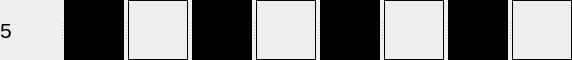
     <widget class="QSplitter" name="splitter_4">
      <property name="orientation">
       <enum>Qt::Horizontal</enum>
      </property>
      <widget class="QLabel" name="label_73">
       <property name="minimumSize">
        <size>
         <width>60</width>
         <height>60</height>
        </size>
       </property>
       <property name="maximumSize">
        <size>
         <width>60</width>
         <height>60</height>
        </size>
       </property>
       <property name="baseSize">
        <size>
         <width>60</width>
         <height>60</height>
        </size>
       </property>
       <property name="font">
        <font>
         <family>Arial</family>
         <pointsize>16</pointsize>
        </font>
       </property>
       <property name="layoutDirection">
        <enum>Qt::LeftToRight</enum>
       </property>
       <property name="text">
        <string>5</string>
       </property>
      </widget>
      <widget class="QLabel" name="label_5">
       <property name="minimumSize">
        <size>
         <width>60</width>
         <height>60</height>
        </size>
       </property>
       <property name="maximumSize">
        <size>
         <width>60</width>
         <height>60</height>
        </size>
       </property>
       <property name="baseSize">
        <size>
         <width>60</width>
         <height>60</height>
        </size>
       </property>
       <property name="layoutDirection">
        <enum>Qt::LeftToRight</enum>
       </property>
       <property name="autoFillBackground">
        <bool>false</bool>
       </property>
       <property name="styleSheet">
        <string notr="true">background-color : black</string>
       </property>
       <property name="text">
        <string/>
       </property>
      </widget>
      <widget class="QLabel" name="label_10">
       <property name="minimumSize">
        <size>
         <width>60</width>
         <height>60</height>
        </size>
       </property>
       <property name="maximumSize">
        <size>
         <width>60</width>
         <height>60</height>
        </size>
       </property>
       <property name="baseSize">
        <size>
         <width>60</width>
         <height>60</height>
        </size>
       </property>
       <property name="layoutDirection">
        <enum>Qt::LeftToRight</enum>
       </property>
       <property name="autoFillBackground">
        <bool>false</bool>
       </property>
       <property name="styleSheet">
        <string notr="true">border: 1px solid black</string>
       </property>
       <property name="text">
        <string/>
       </property>
      </widget>
      <widget class="QLabel" name="label_19">
       <property name="minimumSize">
        <size>
         <width>60</width>
         <height>60</height>
        </size>
       </property>
       <property name="maximumSize">
        <size>
         <width>60</width>
         <height>60</height>
        </size>
       </property>
       <property name="baseSize">
        <size>
         <width>60</width>
         <height>60</height>
        </size>
       </property>
       <property name="layoutDirection">
        <enum>Qt::LeftToRight</enum>
       </property>
       <property name="autoFillBackground">
        <bool>false</bool>
       </property>
       <property name="styleSheet">
        <string notr="true">background-color : black</string>
       </property>
       <property name="text">
        <string/>
       </property>
      </widget>
      <widget class="QLabel" name="label_28">
       <property name="minimumSize">
        <size>
         <width>60</width>
         <height>60</height>
        </size>
       </property>
       <property name="maximumSize">
        <size>
         <width>60</width>
         <height>60</height>
        </size>
       </property>
       <property name="baseSize">
        <size>
         <width>60</width>
         <height>60</height>
        </size>
       </property>
       <property name="layoutDirection">
        <enum>Qt::LeftToRight</enum>
       </property>
       <property name="autoFillBackground">
        <bool>false</bool>
       </property>
       <property name="styleSheet">
        <string notr="true">border: 1px solid black</string>
       </property>
       <property name="text">
        <string/>
       </property>
      </widget>
      <widget class="QLabel" name="label_37">
       <property name="minimumSize">
        <size>
         <width>60</width>
         <height>60</height>
        </size>
       </property>
       <property name="maximumSize">
        <size>
         <width>60</width>
         <height>60</height>
        </size>
       </property>
       <property name="baseSize">
        <size>
         <width>60</width>
         <height>60</height>
        </size>
       </property>
       <property name="layoutDirection">
        <enum>Qt::LeftToRight</enum>
       </property>
       <property name="autoFillBackground">
        <bool>false</bool>
       </property>
       <property name="styleSheet">
        <string notr="true">background-color : black</string>
       </property>
       <property name="text">
        <string/>
       </property>
      </widget>
      <widget class="QLabel" name="label_46">
       <property name="minimumSize">
        <size>
         <width>60</width>
         <height>60</height>
        </size>
       </property>
       <property name="maximumSize">
        <size>
         <width>60</width>
         <height>60</height>
        </size>
       </property>
       <property name="baseSize">
        <size>
         <width>60</width>
         <height>60</height>
        </size>
       </property>
       <property name="layoutDirection">
        <enum>Qt::LeftToRight</enum>
       </property>
       <property name="autoFillBackground">
        <bool>false</bool>
       </property>
       <property name="styleSheet">
        <string notr="true">border: 1px solid black</string>
       </property>
       <property name="text">
        <string/>
       </property>
      </widget>
      <widget class="QLabel" name="label_55">
       <property name="minimumSize">
        <size>
         <width>60</width>
         <height>60</height>
        </size>
       </property>
       <property name="maximumSize">
        <size>
         <width>60</width>
         <height>60</height>
        </size>
       </property>
       <property name="baseSize">
        <size>
         <width>60</width>
         <height>60</height>
        </size>
       </property>
       <property name="layoutDirection">
        <enum>Qt::LeftToRight</enum>
       </property>
       <property name="autoFillBackground">
        <bool>false</bool>
       </property>
       <property name="styleSheet">
        <string notr="true">background-color : black</string>
       </property>
       <property name="text">
        <string/>
       </property>
      </widget>
      <widget class="QLabel" name="label_64">
       <property name="minimumSize">
        <size>
         <width>60</width>
         <height>60</height>
        </size>
       </property>
       <property name="maximumSize">
        <size>
         <width>60</width>
         <height>60</height>
        </size>
       </property>
       <property name="baseSize">
        <size>
         <width>60</width>
         <height>60</height>
        </size>
       </property>
       <property name="layoutDirection">
        <enum>Qt::LeftToRight</enum>
       </property>
       <property name="autoFillBackground">
        <bool>false</bool>
       </property>
       <property name="styleSheet">
        <string notr="true">border: 1px solid black</string>
       </property>
       <property name="text">
        <string/>
       </property>
      </widget>
     </widget>
